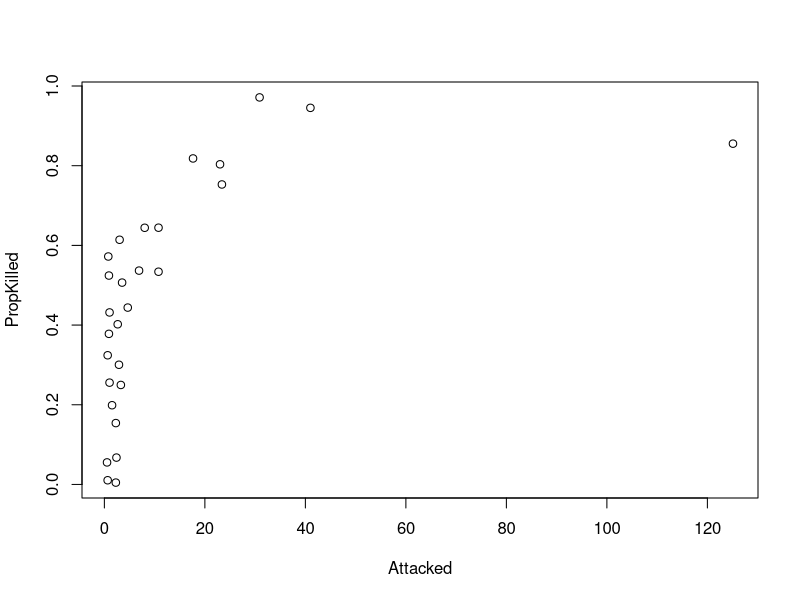
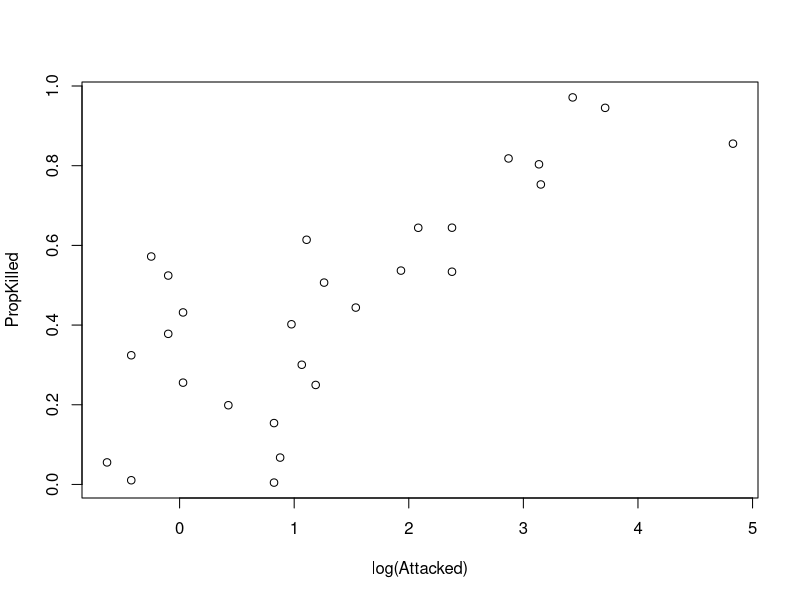
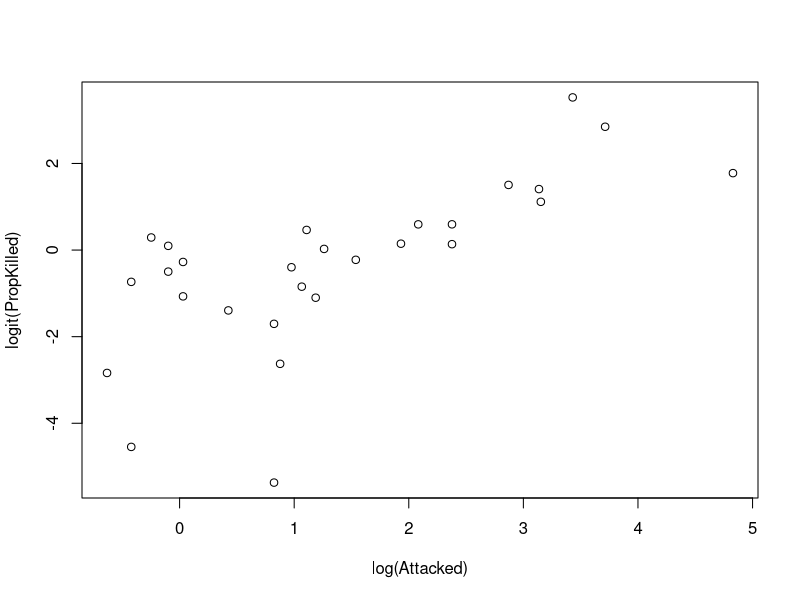
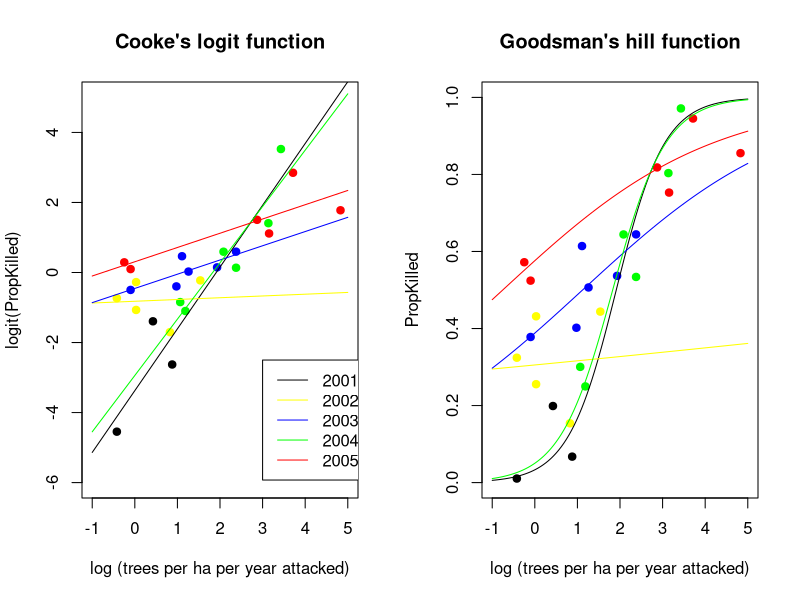
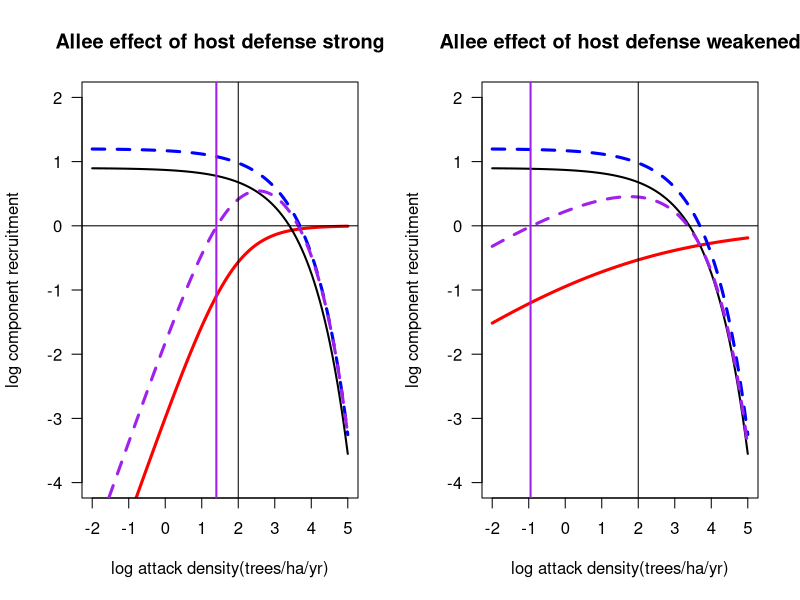
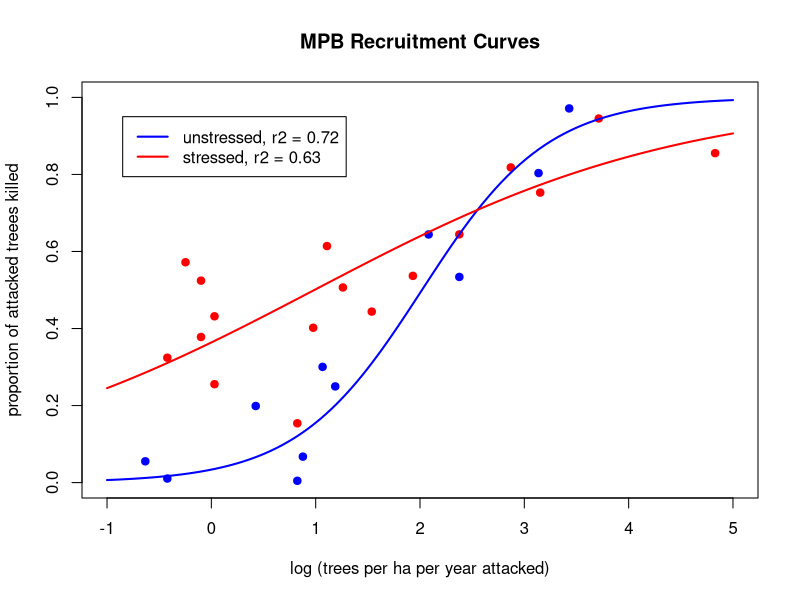

R code for these plots, in order:
## Boone et al. 2011 (Fig 2)
BooneData <- read.csv("BooneCurveData2.csv")

str(BooneData)

plot(PropKilled ~ Attacked, data = BooneData)
plot(PropKilled ~ log(Attacked), data = BooneData)
BooneData$Site <- c(rep("A", 6), rep("B", 6), rep("D", 5),
                    rep("E", 4), rep("F", 4), rep("G", 3))
BooneData$Year <- c(2000:2005, 2000:2005, 2001:2005,
                    2002:2005, 2002:2005, 2003:2005)

logit <- function(p) {
 log(p / (1 - p))
}

plot(logit(PropKilled) ~ (log(Attacked)), data = BooneData)
Yr2000 <- subset(BooneData, Year == "2000")
Yr2001 <- subset(BooneData, Year == "2001")
Yr2002 <- subset(BooneData, Year == "2002")
Yr2003 <- subset(BooneData, Year == "2003")
Yr2004 <- subset(BooneData, Year == "2004")
Yr2005 <- subset(BooneData, Year == "2005")

lm01 <- lm(logit(PropKilled) ~ log(Attacked), data = Yr2001)
summary(lm01)

lm02 <- lm(logit(PropKilled) ~ log(Attacked), data = Yr2002)
summary(lm02)

lm03 <- lm(logit(PropKilled) ~ log(Attacked), data = Yr2003)
summary(lm03)

lm04 <- lm(logit(PropKilled) ~ log(Attacked), data = Yr2004)
summary(lm04)

lm05 <- lm(logit(PropKilled) ~ log(Attacked), data = Yr2005)
summary(lm05)

dev.new(width = 10, height = 6)
par(mfrow = c(1, 2))

# Barry Cooke's logit linearization
plot(logit(PropKilled) ~ log(Attacked), xlim = c(-1, 5), ylim = c(-6, 5), pch = 19,
     col = "black", data = Yr2001, main = "Cooke's logit function",
     xlab = "log (trees per ha per year attacked)")
points(logit(PropKilled) ~ log(Attacked), pch = 19, col = "yellow", data = Yr2002)
points(logit(PropKilled) ~ log(Attacked), pch = 19, col = "blue", data = Yr2003)
points(logit(PropKilled) ~ log(Attacked), pch = 19, col = "green", data = Yr2004)
points(logit(PropKilled) ~ log(Attacked), pch = 19, col = "red", data = Yr2005)

curve(lm01$coefficients[[1]] + lm01$coefficients[[2]] * x, -1, 5, add = TRUE, col = "black")
curve(lm02$coefficients[[1]] + lm02$coefficients[[2]] * x, -1, 5, add = TRUE, col = "yellow")
curve(lm03$coefficients[[1]] + lm03$coefficients[[2]] * x, -1, 5, add = TRUE, col = "blue")
curve(lm04$coefficients[[1]] + lm04$coefficients[[2]] * x, -1, 5, add = TRUE, col = "green")
curve(lm05$coefficients[[1]] + lm05$coefficients[[2]] * x, -1, 5, add = TRUE, col = "red")

legend(3, -2.5, c(2001:2005), col = c("black", "yellow", "blue", "green", "red"), lty = 1)

## Devin Goodsman's Hill function
## (this ends up being euqivalent as Cooke's approach)
hill <- function(a, b, x) {
 exp(a) * x^b / (1 + exp(a) * x^b)
}

# sigmoidal hill function plot
plot(PropKilled ~ log(Attacked), xlim = c(-1, 5), ylim = c(0, 1), pch = 19,
     col = "black", data = Yr2001, main = "Goodsman's hill function",
     xlab = "log (trees per ha per year attacked)")
points(PropKilled ~ log(Attacked), pch = 19, col = "yellow", data = Yr2002)
points(PropKilled ~ log(Attacked), pch = 19, col = "blue", data = Yr2003)
points(PropKilled ~ log(Attacked), pch = 19, col = "green", data = Yr2004)
points(PropKilled ~ log(Attacked), pch = 19, col = "red", data = Yr2005)

curve(hill(lm01$coefficients[[1]], lm01$coefficients[[2]], exp(x)), -1, 5, add = TRUE, col = "black") #lm01
curve(hill(lm02$coefficients[[1]], lm02$coefficients[[2]], exp(x)), -1, 5, add = TRUE, col = "yellow") #lm02
curve(hill(lm03$coefficients[[1]], lm03$coefficients[[2]], exp(x)), -1, 5, add = TRUE, col = "blue") #lm03
curve(hill(lm04$coefficients[[1]], lm04$coefficients[[2]], exp(x)), -1, 5, add = TRUE, col = "green") #lm04
curve(hill(lm05$coefficients[[1]], lm05$coefficients[[2]], exp(x)), -1, 5, add = TRUE, col = "red") #lm05

dev.new(width = 10, height = 6)
par(mfrow = c(1, 2))
fudge2 <- 0.9 # from MacQuarrie 2011 (Fig 3d)
fudge <- fudge2 + 0.3 # somewhat arbitrary;
                      # chosen so that the resulting curve passes 1 when flexed

par(las = 1)

# unweakened host defences (2004 fit)
curve(log(hill(lm04$coefficients[[1]], lm04$coefficients[[2]], exp(x))), -2, 5,
      col = "red", lwd = 3, ylim = c(-4, 2),
      main = "Allee effect of host defense strong",
      xlab = "log attack density(trees/ha/yr)",
      ylab = "log component recruitment")
curve(fudge - 0.03 * exp(x), -2, 5, add = TRUE, col = "blue", lwd = 3, lty = 2)
curve(fudge2 - 0.03 * exp(x), -2, 5, add = TRUE, col = "black", lwd = 2, lty = 1)
curve(log(hill(lm04$coefficients[[1]], lm04$coefficients[[2]], exp(x))) + (fudge - 0.03 * exp(x)), -2, 5, add = TRUE,
      col = "purple", lwd = 3, lty = 2)
abline(h = 0)
abline(v = 2)
abline(v = 1.4, lwd = 2, lty = 1, col = "purple") ## needs to actually be the intersect

# weakened host defenses (2003 fit)
curve(log(hill(lm03$coefficients[[1]], lm03$coefficients[[2]], exp(x))), -2, 5,
      col = "red", lwd = 3, ylim = c(-4,2),
      main = "Allee effect of host defense weakened",
      xlab = "log attack density(trees/ha/yr)",
      ylab = "log component recruitment")
curve(fudge - 0.03 * exp(x), -2, 5, add = TRUE, col = "blue", lwd = 3, lty = 2)
curve(fudge2 - 0.03 * exp(x), -2, 5, add = TRUE, col = "black", lwd = 2, lty = 1)
curve(log(hill(lm03$coefficients[[1]], lm03$coefficients[[2]], exp(x))) + (fudge - 0.03 * exp(x)), -2, 5, add = TRUE,
      col = "purple", lwd = 3, lty = 2)
abline(h = 0)
abline(v = 2)
abline(v = -.95, lwd = 2, lty = 1, col = "purple")

# grouped
stressed <- rbind(Yr2002, Yr2003, Yr2005)
unstressed <- rbind(Yr2000, Yr2001, Yr2004)
lm.s <- lm(logit(PropKilled) ~ log(Attacked), data = stressed)
summary(lm.s)
lm.u <- lm(logit(PropKilled) ~ log(Attacked), data = unstressed)
summary(lm.u)

pdf("figures/BooneCurveData_StressedUnstressed.pdf", width = 6, height = 6)
#dev.new(width = 6, height = 6)
plot(PropKilled ~ log(Attacked), xlim = c(-1, 5), ylim = c(0, 1), pch = 19,
     col = "blue", data = unstressed, main = "MPB Recruitment Curves",
     xlab = "log (trees per ha per year attacked)",
     ylab = "proportion of attacked treees killed")
points(PropKilled ~ log(Attacked), pch = 19, col = "red", data = stressed)
curve(hill(lm.u$coefficients[[1]], lm.u$coefficients[[2]], exp(x)), -1,5, add = TRUE,
      col = "blue", lwd = 2)
curve(hill(lm.s$coefficients[[1]], lm.s$coefficients[[2]], exp(x)), -1,5, add = TRUE,
      col = "red", lwd = 2)
legend(-0.85, 0.95, c("unstressed, r2 = 0.72", "stressed, r2 = 0.63"),
       col = c("blue", "red"), lty = 1, lwd = 2)
dev.off()
